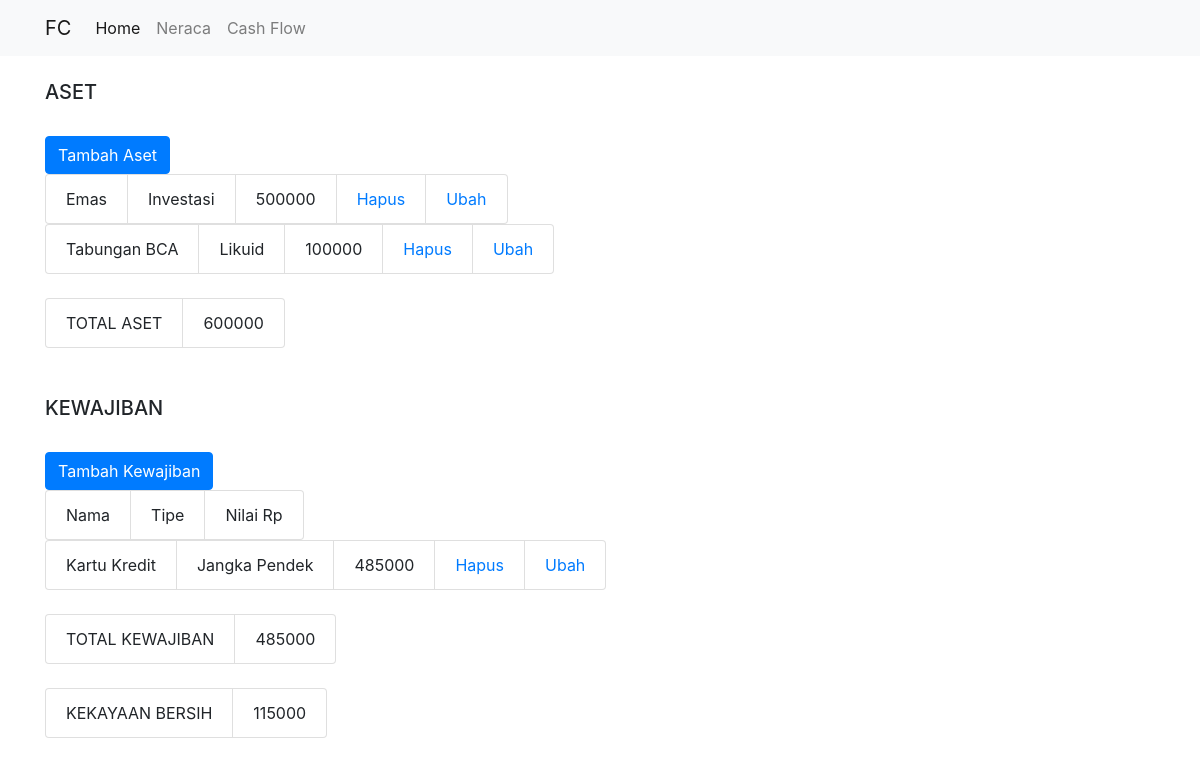
The app's page /public/neraca with its own data.
### tables this page shows
CREATE TABLE IF NOT EXISTS `aset` (
  `id` int(11) NOT NULL AUTO_INCREMENT,
  `nama` text NOT NULL,
  `tipe` text NOT NULL,
  `nilai` int(11) NOT NULL,
  PRIMARY KEY (`id`)
);

CREATE TABLE IF NOT EXISTS `kewajiban` (
  `id` int(11) NOT NULL AUTO_INCREMENT,
  `nama` text NOT NULL,
  `tipe` text NOT NULL,
  `nilai` int(11) NOT NULL,
  PRIMARY KEY (`id`)
);

### app/core/Controller.php (called while the page is built, shortened)
<?php
class Controller {
    public function view($view, $data = [])
    {
        require_once '../app/views/' . $view . '.php';
    }
    public function model($model)
    {
        return new $model;
    }
}

### app/controllers/Neraca.php (called while the page is built, shortened)
<?php
Class Neraca Extends Controller {
    public function index()
    {
        $data['judul'] = 'Neraca';
        $data['aset'] = $this->model('Aset_model')->getAllAset();
        $data['kewajiban'] = $this->model('Kewajiban_model')->getAllKewajiban();
        $data['totalAset'] = array_column($data['aset'], 'nilai');
        $data['totalKewajiban'] = array_column($data['kewajiban'], 'nilai');
        $this->view('neraca/index', $data);
    }
}

### app/core/App.php (called while the page is built, shortened)
<?php
class App {
    protected $method = 'index';
    protected $params = [];
    public function __construct()
    {
        $this->controller = new $this->controller;
        call_user_func_array( [$this->controller, $this->method], $this->params);
    }
}

### public/index.php (called while the page is built, shortened)
<?php
$app = new App;

### app/core/Database.php (called while the page is built, shortened)
<?php
class Database {
    private $host = DB_HOST;
    private $user = DB_USER;
    private $pass = DB_PASS;
    private $db_name = DB_NAME;
    private $dbh;
    private $stmt;
    public function __construct()
    {
        $dsn = 'mysql:host=' . $this->host . ';dbname='. $this->db_name;
        $option = [
            PDO::ATTR_PERSISTENT => true,
            PDO::ATTR_ERRMODE => PDO::ERRMODE_EXCEPTION
        ];
        try {
            $this->dbh = new PDO($dsn, $this->user, $this->pass, $option );
        } catch (PDOexception $e) {
            die($e->getMessage());
        }
    }
    public function query($query)
    {
        $this->stmt = $this->dbh->prepare($query);
    }
    public function execute()
    {
        $this->stmt->execute();
    }
    public function resultSet()
    {
        $this->execute();
        return $this->stmt->fetchAll(PDO::FETCH_ASSOC);
    }
}

### app/models/Aset_model.php (called while the page is built, shortened)
<?php
class Aset_model {
    private $table = 'aset';
    private $db;
    public function __construct()
    {
        $this->db = new Database;
    }
    public function getAllAset()
    {
        $this->db->query('SELECT * FROM ' . $this->table);
        return $this->db->resultSet();
    }
}

### app/models/Kewajiban_model.php (called while the page is built, shortened)
<?php
class Kewajiban_model {
    private $table = 'kewajiban';
    private $db;
    public function __construct()
    {
        $this->db = new Database;
    }
    public function getAllKewajiban()
    {
        $this->db->query('SELECT * FROM ' . $this->table);
        return $this->db->resultSet();
    }
}

### app/views/neraca/index.php (the view)
<div class="container">
<br>
    <h5>ASET</h5><br>
    <a class="btn btn-primary" href="<?=BASEURL?>neraca/tambahaset" role="button">Tambah Aset</a><br>
    <?php foreach( $data['aset'] as $aset ) : ?>
        <ul class="list-group list-group-horizontal">
            <li class="list-group-item"><?= $aset['nama']; ?></li>
            <li class="list-group-item"><?= $aset['tipe']; ?></li>
            <li class="list-group-item"><?= $aset['nilai']; ?></li>
            <li class="list-group-item"><a href="<?=BASEURL?>neraca/hapusaset/<?= $aset['id'] ?>" onclick="return confirm('yakin?');">Hapus</a></li>
            <li class="list-group-item"><a href="<?=BASEURL?>neraca/ubahaset/<?= $aset['id'] ?>">Ubah</a></li>
        </ul>
    <?php endforeach; ?>
<br>
    <ul class="list-group list-group-horizontal">
        <li class="list-group-item">TOTAL ASET</li>
        <li class="list-group-item"><?= array_sum($data['totalAset']) ?></li>
    </ul>
</div>
<br>
<div class="container">
<br>
    <h5>KEWAJIBAN</h5><br>
    <a class="btn btn-primary" href="<?=BASEURL?>neraca/tambahkewajiban" role="button">Tambah Kewajiban</a><br>
    <ul class="list-group list-group-horizontal">
        <li class="list-group-item">Nama</li>
        <li class="list-group-item">Tipe</li>
        <li class="list-group-item">Nilai Rp</li>
    </ul>
    <?php foreach( $data['kewajiban'] as $wajib ) : ?>
        <ul class="list-group list-group-horizontal">
            <li class="list-group-item"><?= $wajib['nama']; ?></li>
            <li class="list-group-item"><?= $wajib['tipe']; ?></li>
            <li class="list-group-item"><?= $wajib['nilai']; ?></li>
            <li class="list-group-item"><a href="<?=BASEURL?>neraca/hapuskewajiban/<?= $wajib['id'] ?>" onclick="return confirm('yakin?');">Hapus</a></li>
            <li class="list-group-item"><a href="<?=BASEURL?>neraca/ubahwajib/<?= $wajib['id'] ?>">Ubah</a></li>
        </ul>
    <?php endforeach; ?>
<br>
    <ul class="list-group list-group-horizontal">
        <li class="list-group-item">TOTAL KEWAJIBAN</li>
        <li class="list-group-item"><?= array_sum($data['totalKewajiban']) ?></li>
    </ul>
</div>
<br>
<div class="container">
    <ul class="list-group list-group-horizontal">
        <li class="list-group-item">KEKAYAAN BERSIH</li>
        <li class="list-group-item"><?= array_sum($data['totalAset']) - array_sum($data['totalKewajiban']) ?></li>
    </ul>
</div>

### records on screen
aset: nama "Emas", tipe "Investasi", nilai "500000"
aset: nama "Tabungan BCA", tipe "Likuid", nilai "100000"
kewajiban: nama "Kartu Kredit", tipe "Jangka Pendek", nilai "485000"

### other values on screen
array_sum($data['totalAset']) "600000"
array_sum($data['totalKewajiban']) "485000"
array_sum($data['totalAset']) - array_sum($data['totalKewajiban']) "115000"
